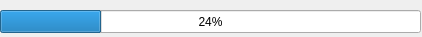
<?xml version="1.0" encoding="UTF-8"?>
<ui version="4.0">
 <class>uploadProgress</class>
 <widget class="QWidget" name="uploadProgress">
  <property name="geometry">
   <rect>
    <x>0</x>
    <y>0</y>
    <width>422</width>
    <height>37</height>
   </rect>
  </property>
  <property name="windowTitle">
   <string>Upload Progress</string>
  </property>
  <widget class="QProgressBar" name="progressBar">
   <property name="geometry">
    <rect>
     <x>0</x>
     <y>10</y>
     <width>421</width>
     <height>23</height>
    </rect>
   </property>
   <property name="value">
    <number>24</number>
   </property>
  </widget>
 </widget>
 <resources/>
 <connections/>
</ui>
